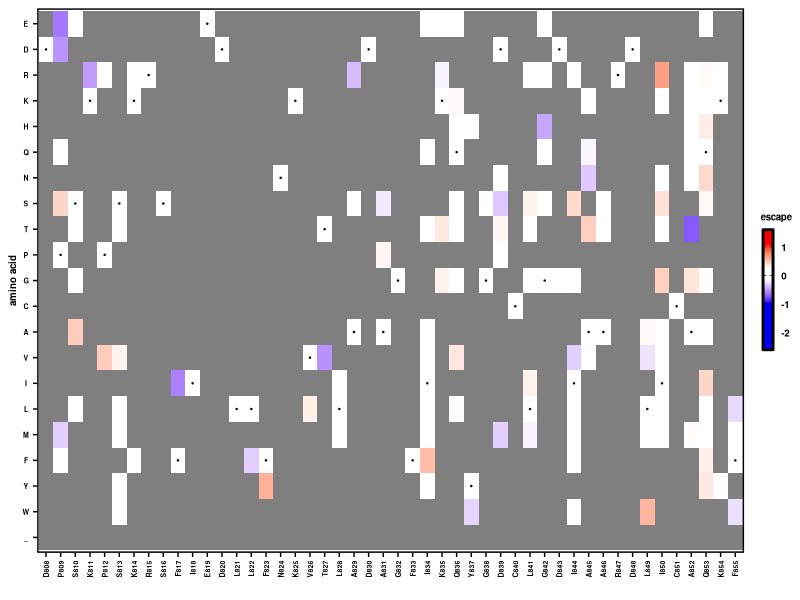
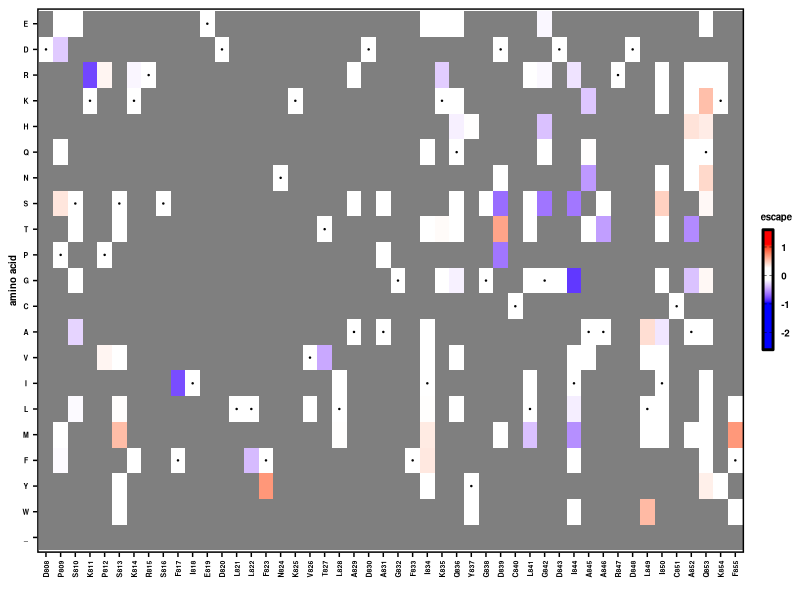
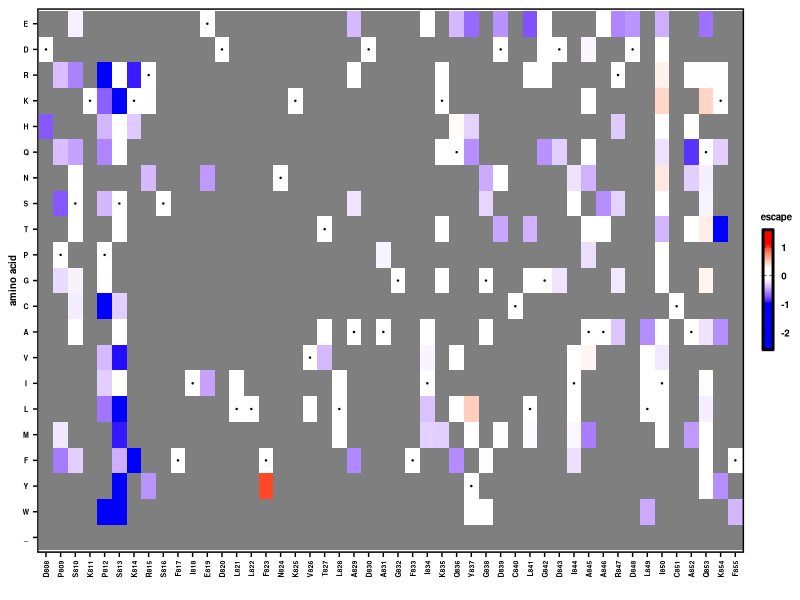
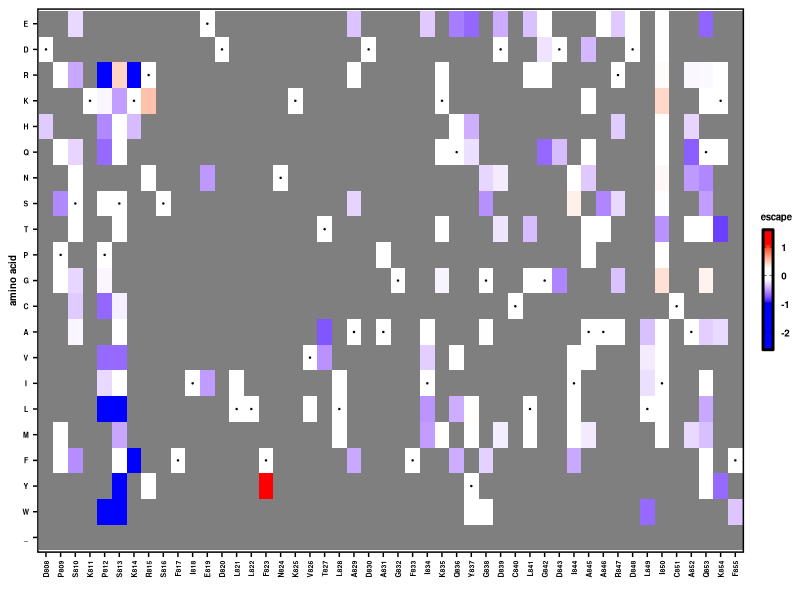

Here is the R script that generated these plots, in order:
#R code
library(ggplot2)
library(scales)
library(RColorBrewer)
library(readr)
library(tidyr)
library(reshape)
library(stringr)
library(dplyr)
library(gridExtra)
library(stringr)
require(cowplot)

plot_score_heatmap <- function(fitness_table, WTresibox, start_resi, end_resi, legend_title){
  textsize <- 5
  fitness_table <- fitness_table %>%
    filter(Pos >= start_resi & Pos <= end_resi)
  WTresibox     <- WTresibox %>%
    filter(Pos >= start_resi & Pos <= end_resi) %>%
    mutate(x=x-min(x)+1)
  p <-  ggplot() +
    geom_tile(data=fitness_table,aes(x=resi,y=aa,fill=parameter)) +
    scale_fill_gradientn(colours=c("blue","blue","white","white","red","red"),
                         limits=c(-2.6,1.6),
                         values=rescale(c(-2.6, -1, -0.2, 0.2, 1, 1.5)),
                         breaks=c(-2,-1,0,1),
                         labels=c('-2','-1','0','1'),
                         guide="colorbar",
                         na.value="grey50") +
    theme_cowplot(12) +
    theme(plot.background = element_rect(fill = "white"),
          axis.text=element_text(size=textsize,face="bold",colour = 'black'),
          axis.text.x=element_text(angle=90,hjust=1,vjust=0.5,colour = 'black'),
          axis.text.y=element_text(hjust=0.5,vjust=0.5,colour = 'black'),
          axis.title=element_text(size=7,face="bold"),
          axis.line = element_line(colour = 'black', size = 0),
          panel.border = element_rect(colour = "black", fill=NA, size=1)) +
    guides(fill = guide_colorbar(title.theme=element_text(size=7,face="bold",colour='black',hjust=0.5),
                                 label.theme=element_text(size=7,face="bold",colour='black'),
                                 frame.colour="black",
                                 frame.linewidth = 1,
                                 ticks = TRUE,
                                 ticks.colour = "black",
                                 barwidth = 0.5, barheight = 6, title=legend_title)) +
    geom_point(data=WTresibox, aes(x=x, y=y), color='black', size=0.2) +
    xlab("") +
    ylab("amino acid")
}

wrapper <- function(df_plot, graphname, legend_title){
  df_plot <- df_plot %>%
    mutate(parameter=case_when(str_sub(resi,1,1)==aa ~ 0, TRUE ~ parameter)) %>% #Set WT parameter (usually 0 or 1)
    mutate(Mutation=paste(resi,aa,sep='')) %>%
    select(Mutation, avg_ipt_freq, resi, Pos, aa, parameter) #Variable name for input freq may need to chance
  print (range(df_plot$parameter,na.rm=T))
  p1 <- plot_score_heatmap(df_plot, WTresibox, 808, 855, legend_title)
  p <- grid.arrange(p1, nrow=1)
  ggsave(graphname,p,width=4, height=2, dpi=300) #Output file may need to adjust
  }

aa_level <- rev(c('E','D','R','K','H','Q','N','S','T','P','G','C','A','V','I','L','M','F','Y','W','_'))

start_pos <- 808
end_pos   <- 855

df <- read_tsv('result/FP_DMS_fit.tsv') %>%
  filter(!grepl('silent',mut_class)) %>%
  filter(!grepl('WT',mut_class)) %>%
  mutate(resi=str_sub(mut,1,-2))
residues <- unique(df$resi)

df <- df %>%
  filter(!grepl('silent',mut_class)) %>%
  filter(!grepl('WT',mut_class)) %>%
  filter(avg_ipt_freq>= 0.0001) %>%
  mutate(resi=str_sub(mut,1,-2)) %>%
  mutate(aa=str_sub(mut,-1,-1)) %>%
  filter(aa %in% aa_level) %>%
  mutate(aa=factor(aa,levels=aa_level)) %>%
  mutate(resi=factor(resi,levels=unique(residues))) %>%
  complete(resi, aa) %>%
  mutate(Pos=str_sub(resi,2,-1)) %>%
  mutate(Pos=as.numeric(as.character(Pos))) %>%
  arrange(Pos)

WTresibox  <- df %>%
  select(resi,Pos) %>%
  unique() %>%
  mutate(WT_resi=str_sub(resi,1,1)) %>%
  mutate(x=seq(1,end_pos-start_pos+1)) %>%
  mutate(y=match(WT_resi,aa_level)) %>%
  select(resi,WT_resi,Pos,x, y)

legend_title <- "escape"
fit_cutoff <- 0.75

df_plot <- df %>%
             mutate(parameter=`fit_Calu3_CoV44-62` - `fit_Calu3_noAb`) %>%
             mutate(parameter=ifelse(`fit_Calu3_noAb`>fit_cutoff, parameter, NA)) 
wrapper(df_plot, 'graph/FP_escape_Calu3_CoV44-62.png', legend_title)

df_plot <- df %>%
             mutate(parameter=`fit_Calu3_CoV44-79` - `fit_Calu3_noAb`) %>%
             mutate(parameter=ifelse(`fit_Calu3_noAb`>fit_cutoff, parameter, NA)) 
wrapper(df_plot, 'graph/FP_escape_Calu3_CoV44-79.png', legend_title)

df_plot <- df %>%
             mutate(parameter=`fit_E6_CoV44-62` - `fit_E6_noAb`) %>%
             mutate(parameter=ifelse(`fit_E6_noAb`>fit_cutoff, parameter, NA)) 
wrapper(df_plot, 'graph/FP_escape_E6_CoV44-62.png', legend_title)

df_plot <- df %>%
             mutate(parameter=`fit_E6_CoV44-79` - `fit_E6_noAb`) %>%
             mutate(parameter=ifelse(`fit_E6_noAb`>fit_cutoff, parameter, NA)) 
wrapper(df_plot, 'graph/FP_escape_E6_CoV44-79.png', legend_title)
